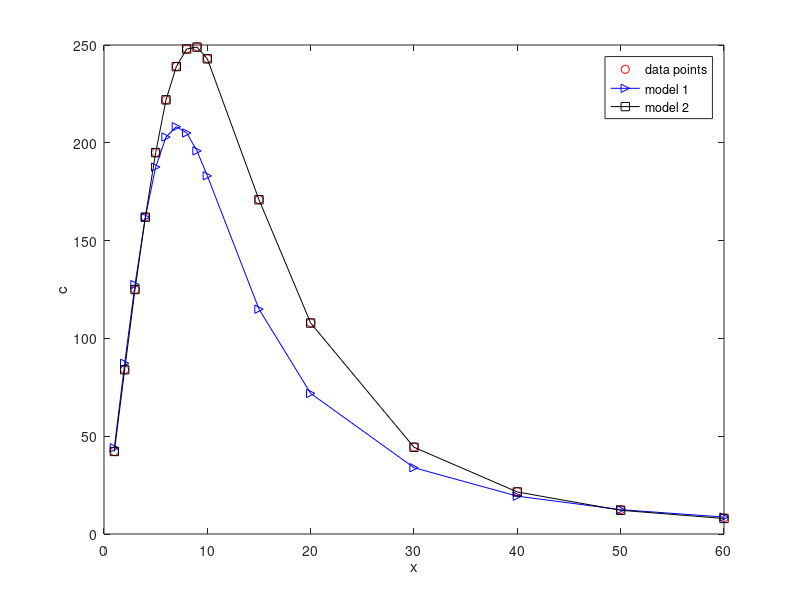

This figure's MATLAB source:
% Part a
load data2.mat;
figure(1);
set(gca, 'fontsize', 20);
plot(x, c, 'ro');
xlabel('x');
ylabel('c');

%Part b
y = c.^-1;

A = ones(16, 2);
A(:,1) = x.^-1;
A(:,2) = x.^2;

%A = qr(A);

a = A\y;
model = A*a;

hold on;
plot(x, (1./model), '->b'); %(c-(1./model)./c) accurate

r = norm(c-(1./model))/norm(c); %(c-(1./model)./c) accurate
disp(r);

%Part c
y = log(c/x);

A = ones(16, 5);
for i = 1:5
    A(:,i) = x.^(i-1);
end

a = A\y;
a = a(:,16);
model = A*a;

plot(x, (c-x.*exp(model)./c), '-sk'); %(c-x.*exp(model)./c) accurate
legend('data points', 'model 1', 'model 2')

r = norm(c-x.*exp(model))/norm(c); %c-x.*exp(model)./c accurate
disp(r);

%The new model is a significantly closer fit than the first.